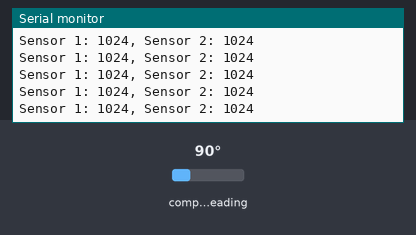
This sketch was run on a simulated Arduino Uno, built for the host (arithmetic inside an expression is 32-bit, double 64-bit). On the bench: the last lines printed to the serial monitor. Inputs (shaded band) come from the test bench; at power-on: compass heading 90°.

Above: at 3.2 s.
3.3 s: compass heading set to 7°
At 3.8 s:
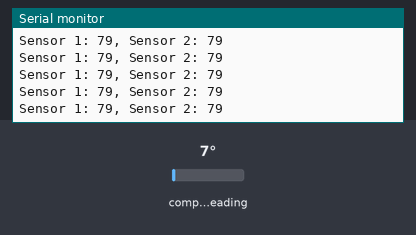
4.8 s: compass heading set to 180°
At 5.3 s:
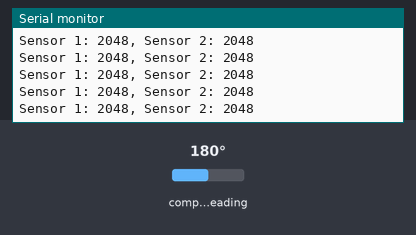
Timing chart, 0 to 7.8 s (numbered marks = the images above; inputs shaded):
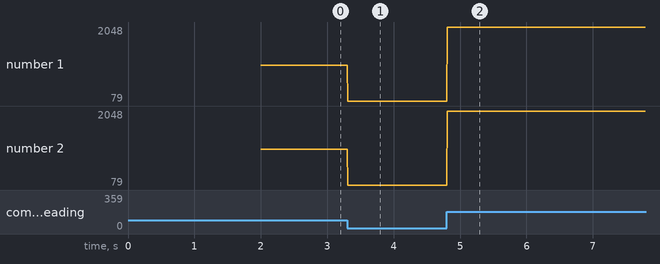

The sketch:

Angle_Testing.ino
```cpp
#include <Wire.h>
#include <AS5600.h>

AS5600 as5600(&Wire1);
AS5600 as5600_2(&Wire);
#define SDA 21
#define SCL 22
#define SDA_2 18
#define SCL_2 19

int angle_in = 0;
int angle_in2 = 0;

void setup() {
  Serial.begin(115200);
  Wire.setPins(SDA, SCL);
  Wire1.setPins(SDA_2, SCL_2);
  Wire.begin();
  Wire1.begin();

  as5600.begin();  //  set direction pin.
  as5600.setDirection(AS5600_CLOCK_WISE);
  Serial.print("Connect device 1: ");
  Serial.println(as5600.isConnected() ? "true" : "false");
  delay(1000);

  as5600_2.begin();  //  set direction pin.
  as5600_2.setDirection(AS5600_COUNTERCLOCK_WISE);
  Serial.println("Connect device 2: ");
  Serial.println(as5600_2.isConnected() ? "true" : "false");
  delay(1000);

}

void loop() {
  Serial.print("Sensor 1: ");
  Serial.print(as5600.readAngle());
  Serial.print(", Sensor 2: ");
  Serial.println(as5600_2.readAngle());
  delay(10);

}
```

Measured:
- after the input at 3.3 s, the serial monitor: prints a new line at once (image 1)
- after the input at 4.8 s, the serial monitor: prints a new line at once (image 2)
- plotted number 1: 1024 → 79 after the input at 3.3 s, 79 → 2048 after the input at 4.8 s
- plotted number 2: 1024 → 79 after the input at 3.3 s, 79 → 2048 after the input at 4.8 s
